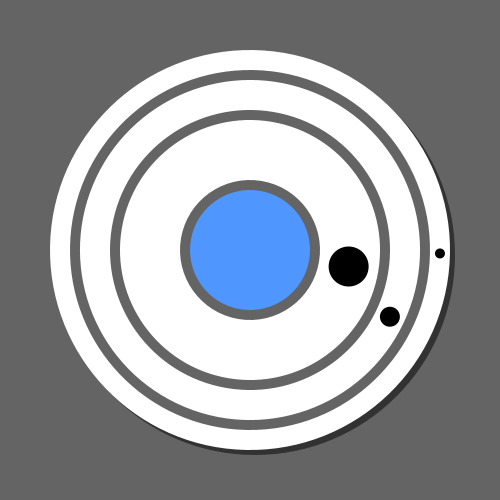
Frame 1 (no input)
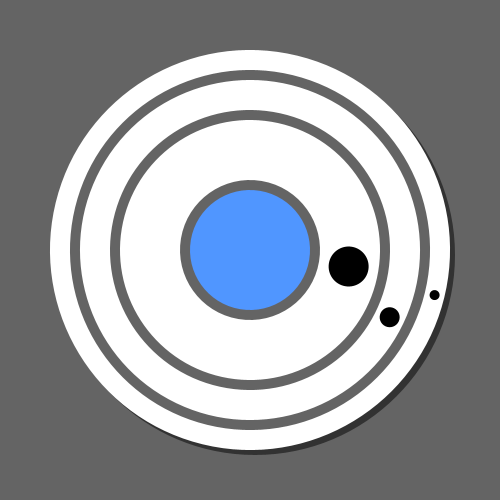
Frame 60 (the mouse pressed at the canvas centre just before this capture)
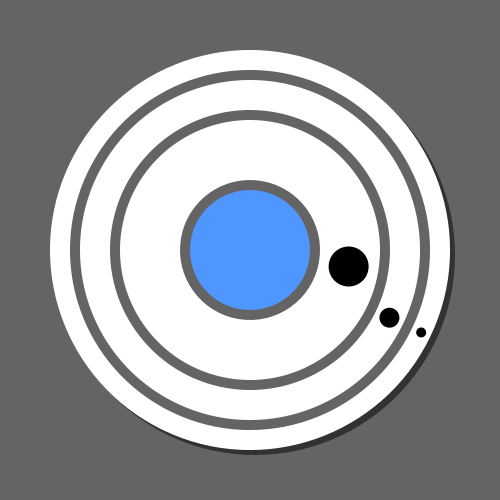
Frame 120 (the mouse held since frame 60 and released just before this capture)

The Processing sketch that drew these frames (run headless with seeded random() and noise(); from frame 60 on, the mouse is pressed at the canvas centre):

// Processing sketch: processing_171231
// ── processing_171231.pde

float m;
float h;
float s;
float winkel_Sec;
float Smooth_Sec;

void setup(){
  size(500, 500);
  smooth();
  frameRate (30);
  winkel_Sec = map(second(),0,60,0,TWO_PI);
}

void draw(){
  Smooth_Sec = map (millis(), 0, (1000 * 60), 0, TWO_PI) + winkel_Sec;
  s = map(second(), 0, 60, 0, TWO_PI);
  m = map(minute() + norm(second(), 0, 60), 0, 60, 0, TWO_PI); 
  h = map(hour() + norm(minute(), 0, 60), 0, 24, 0, TWO_PI * 2);
  
  
  
  background(100);
  fill(50);
  noStroke();
  ellipse((width/2)+5,(height/2)+5,400,400);
    //second
    pushMatrix();
    translate(width/2, height/2);
    rotate(Smooth_Sec);
    noStroke();
    fill(255);
    ellipse(0,0, 400,400);
    fill(100);
    ellipse(0,0, 360,360);
    fill(0);
    ellipse(0,-190, 10,10);
    popMatrix();
    
    //minute
    pushMatrix();
    translate(width/2, height/2);
    rotate(m);
    noStroke();
    fill(255);
    ellipse(0,0, 340,340);
    fill(0);
    ellipse(0,-155, 20,20);
    popMatrix();
    
    //hour
    pushMatrix();
    translate(width/2, height/2);
    rotate(h);
    noStroke();
    fill(100);
    ellipse(0,0, 280,280);
    fill(255);
    ellipse(0,0, 260,260);
    fill(255);
    ellipse(0,0, 145,145);
    fill(100);
    ellipse(0,0, 140,140);
    fill(80,150,255,255);
    ellipse(0,0, 120,120);
    fill(0);
    ellipse(0,-100, 40,40);
    popMatrix();
}
